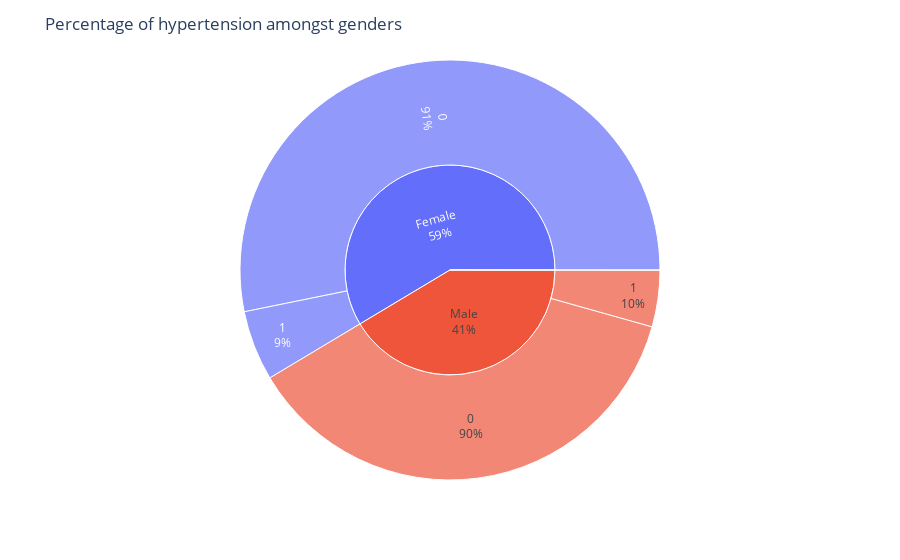

Source (notebook cell):
### Markdown cell above
### What is % of hypertension amongst genders?

### Code cell
import plotly.express as px
fig = px.sunburst(df, path=['gender', 'hypertension'])
fig.update_traces(textinfo="label+percent parent")
fig.update_layout(title_text="Percentage of hypertension amongst genders")
fig.show()

### Figure 1 — Plotly figure (JSON) as saved in the notebook; plotly's stock layout.template omitted (floating-point values rounded to 4 significant figures)
{"data": [{"branchvalues": "total", "domain": {"x": [0, 1], "y": [0, 1]}, "hovertemplate": "labels=%{label}<br>count=%{value}<br>parent=%{parent}<br>id=%{id}<extra></extra>", "ids": ["Female/0", "Male/0", "Other/0", "Female/1", "Male/1", "Female", "Male", "Other"], "labels": ["0", "0", "0", "1", "1", "Female", "Male", "Other"], "name": "", "parents": ["Female", "Male", "Other", "Female", "Male", "", "", ""], "textinfo": "label+percent parent", "type": "sunburst", "values": [2718, 1893, 1, 276, 222, 2994, 2115, 1]}], "layout": {"legend": {"tracegroupgap": 0}, "margin": {"t": 60}, "title": {"text": "Percentage of hypertension amongst genders"}}}
